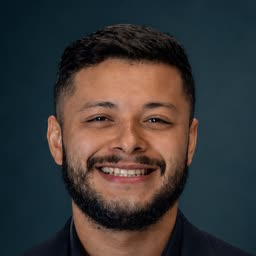
#> input picture src/assets/joao-falcao.jpg, 256 x 256 px
$ python -i exportar_banco_carrosseis.py   (imports and definitions only)
#> lines starting #> are read from the running program, lines starting #| are printed output that depends on the picture
#!/usr/bin/env python3
# -*- coding: utf-8 -*-
"""Exporta o Banco de Carrosséis Best-Sellers (Vick Machado) para a Central.

João, 15/10/2026: "era para ter os moldes a mais lá, né, não tem do curso que
compramos". A página de Moldes mostrava só os 10 moldes visuais da casa; o curso
comprado no Hotmart estava parado em ~/Dev/cursos e nunca chegou na tela.

Cada um dos 22 formatos vira um cartão com a intenção (conexão, conversão,
crescimento), a estrutura slide a slide, o detalhamento de como montar cada
slide, o "por que funciona", o template do Canva e os carrosséis reais do
Instagram que o curso usa como exemplo, lâmina por lâmina.

Gera src/data/banco-carrosseis.ts, public/banco/pranchas e public/banco/<formato>.
Rodar de novo quando o curso for atualizado; não editar o .ts à mão.
"""
import json, os, re, shutil, sys, unicodedata
from PIL import Image

CURSO = os.path.expanduser('~/Dev/cursos/Banco de Carrosseis Best-Sellers (Vick Machado)')
CENTRAL = os.path.dirname(os.path.dirname(os.path.abspath(__file__)))
OUT = os.path.join(CENTRAL, 'public', 'banco')
# Mesma medida das lâminas da casa (public/moldes): 4:5, webp, leve o bastante
# para a grade abrir rápido num 4G de consultório.
LARGURA, ALTURA = 540, 675


def slug(texto):
    sem_acento = ''.join(c for c in unicodedata.normalize('NFD', texto) if unicodedata.category(c) != 'Mn')
    return re.sub(r'-+', '-', re.sub(r'[^a-z0-9]+', '-', sem_acento.lower())).strip('-')


# [4 lines left out: function sem_enfase, not called in this run]


def lamina(origem, destino):
    """Recorta no 4:5 da casa. Slide de Instagram já vem 4:5 ou 1:1."""
#> called with origem = '../src/assets/joao-falcao.jpg', destino = 'out.png'
    im = Image.open(origem).convert('RGB')
#> im is the input picture: PIL image 256x256 RGB; mean R, G, B 59.5, 56, 55.2
    alvo = LARGURA / ALTURA
    atual = im.width / im.height
#> atual = 1
    if atual > alvo:  # largo demais: corta as laterais, o texto fica no centro
        corte = round(im.height * alvo)
#> corte = 205
        im = im.crop(((im.width - corte) // 2, 0, (im.width - corte) // 2 + corte, im.height))
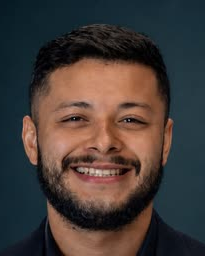
#> im: PIL image 205x256 RGB; mean R, G, B 69, 59.7, 56.3
    elif atual < alvo:  # alto demais: corta de baixo, o gancho está em cima
        corte = round(im.width / alvo)
        im = im.crop((0, 0, im.width, corte))
    im.resize((LARGURA, ALTURA), Image.LANCZOS).save(destino, 'WEBP', quality=72, method=6)


# [68 lines left out: functions prancha, secao, detalhar, exemplos_de, not called in this run]


# Molde pronto da SVI (18/10/2026): João pediu "puxe todos os moldes best seller e faça o template de cada um
# igual igual igual". O motor fica na skill design-carrossel-svi; a amostra de cada formato vem do indice.json dele.
MOTOR = os.path.expanduser('~/.claude/skills/design-carrossel-svi/motor/bs')
_INDICE = os.path.join(MOTOR, 'amostras', 'indice.json')
# [1 line not run here, left out]
# slug do curso (nome do .md) -> slug do motor, quando diferem
SLUG_MOTOR = {'analise-opiniao-pessoal': 'analise-opiniao', 'atendimento-como-diferencial': 'atendimento-diferencial',
              'se-ela-fez-voce-tambem-pode': 'se-ela-fez'}


# [36 lines left out: functions molde_svi, ler, not called in this run]


# [5 lines not run here, left out]

# [2 lines that did not run here, left out]
# [1 line that did not run here, left out]

# [16 lines that did not run here, left out]
# [7 lines not run here, left out]

>>> result = lamina('../src/assets/joao-falcao.jpg', 'out.png')
